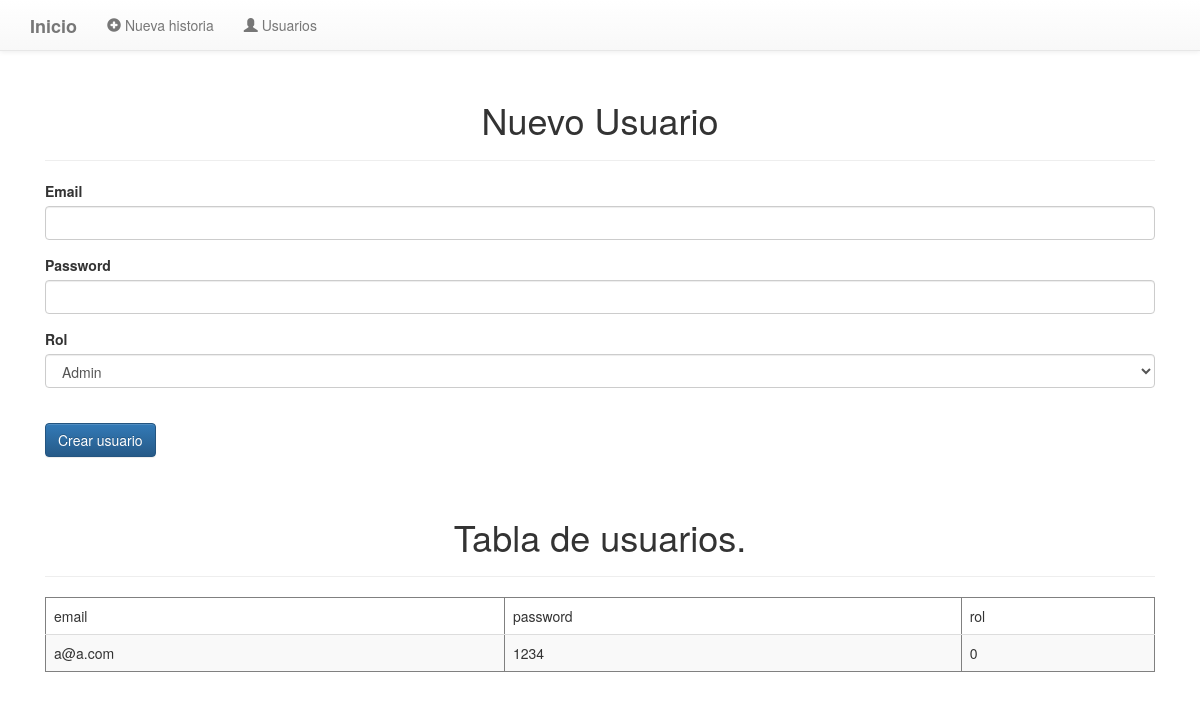
The page /usuarios on the database as committed earlier.
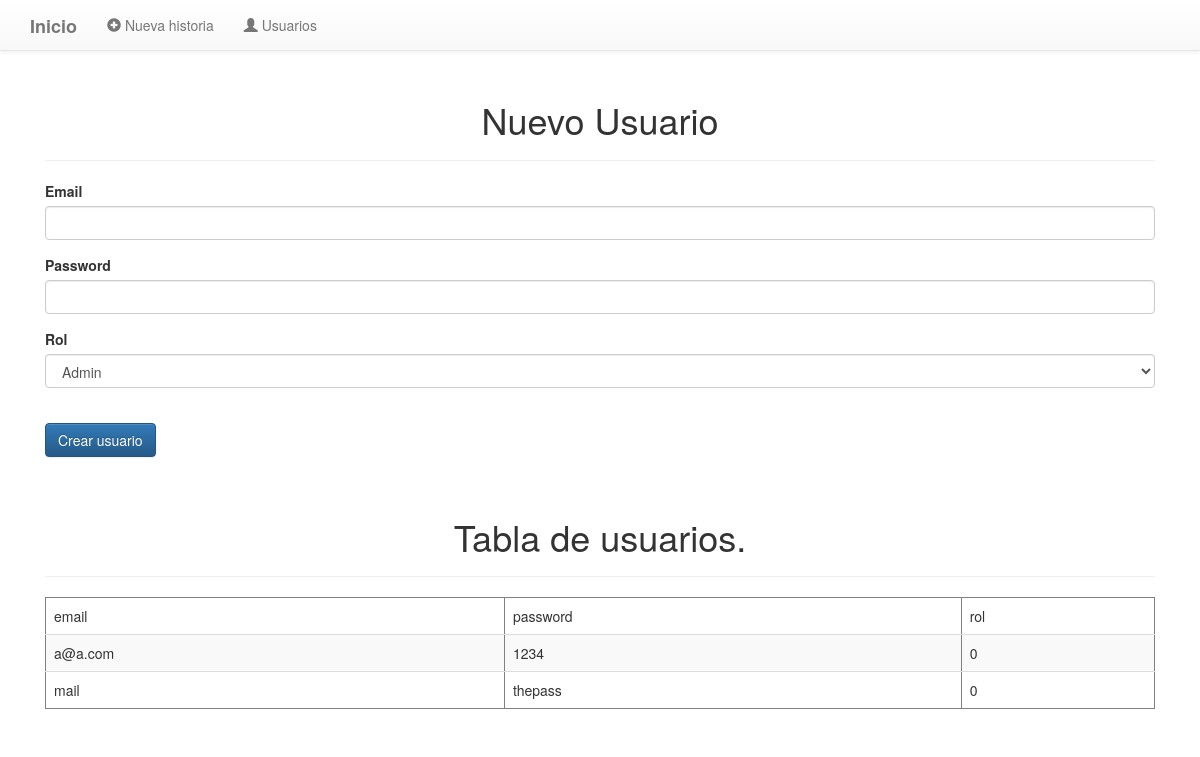
The same page on the database as committed later.
### tables this page shows
CREATE TABLE user (email TEXT PRIMARY KEY, password TEXT, rol INTEGER);

### src/server/app.py (the view)
@app.route('/usuarios')
def users():
    con = sql.connect("database.db")
    con.row_factory = sql.Row
    cur = con.cursor()
    cur.execute("select * from user")
    rows = cur.fetchall()
    print(rows)
    return render_template("registro_usuario.html",rows = rows)

### src/server/templates/registro_usuario.html (shortened to what this page needs)
{% extends 'base.html' %}
{% block content %}
<div class="container">
   <div class="col-md-12">
      <br><br><br><br>
      <h1 class="titulo">Nuevo Usuario</h1>
      <hr>
      <form name="nuevo_user_form" id="nuevo_user_form" action="/rest/usuario" method="POST" enctype="multipart/form-data">
         <div class="form-group">
            <label for="id">Email</label>
            <input name="email" type="text" class="form-control" value="" autocomplete="off" placeholder="" required/>
         </div>
         <div class="form-group">
            <label for="id">Password</label>
            <input name="password" type="text" class="form-control" value="" autocomplete="off" placeholder="" required/>
         </div>
         <div class="form-group">
            <label for="id">Rol</label>
            <select name="rol" class="form-control" id="sel1">
               <option value=1>Admin</option>
             </select>
         </div>
         <br>
         <input value="Crear usuario" type="submit" class="btn btn-primary" id="btn_add_user" autocomplete="off"/>
      </form>
   </div>
</div>
{% include "list_usuario.html" %}
</body>
</html>
{% endblock %}

### src/server/templates/base.html (shortened to what this page needs)
<!DOCTYPE html>
<html lang="en">
   <head>
      <link rel="stylesheet" href="https://maxcdn.bootstrapcdn.com/bootstrap/3.3.7/css/bootstrap.min.css">
      <link rel="stylesheet" type="text/css" href="{{ url_for('static', filename='css/style.css') }}">
      <link rel="stylesheet" href="https://maxcdn.bootstrapcdn.com/bootstrap/3.3.7/css/bootstrap-theme.min.css">
   </head>
   <body>
      <nav class="navbar navbar-default navbar-fixed-top">
         <div class="container">
         <div class="navbar-header">
            <a class="navbar-brand" href="/">
            <b>Inicio</b>
            </a>
         </div>
         <div class="collapse navbar-collapse" id="bs-example-navbar-collapse-1">
            <ul class="nav navbar-nav">
               <li><a href="/nueva_historia"><span class="glyphicon glyphicon-plus-sign"></span> Nueva historia</a></li>
               <li><a href="/usuarios"><span class="glyphicon glyphicon-user"></span> Usuarios</a></li>
            </ul>
         </div>
      </nav>
      {% block content %}
      {% endblock %}

### src/server/templates/list_usuario.html
{% block list_usuario %}
      <div class="container">
         <div class="col-md-12">
            <br><br>
            <h1 class="titulo">Tabla de usuarios.</h1>
            <hr>
            <table border = 1 class="table table-striped">
               <thead>
                  <td>email</td>
                  <td>password</td>
                  <td>rol</td>
               </thead>
               {% for row in rows %}
                  <tr>
                     <td>{{row["email"]}}</td>
                     <td> {{ row["password"]}}</td>
                     <td>{{row['rol']}}</td>
                  </tr>
               {% endfor %}
            </table>
      </div>
   </div>
{% endblock %}

### src/server/static/css/style.css (style rules this page uses)
h1.titulo, h3.titulo { text-align: center; }

Rows that differ between the two databases and show on the page:
added user: email "mail", password "thepass", rol "0"
